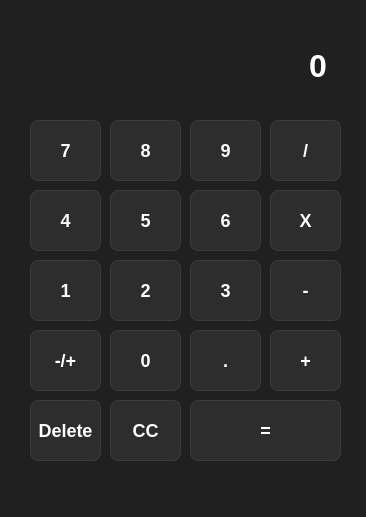
<?xml version="1.0" encoding="UTF-8"?>
<ui version="4.0">
 <class>MainWindow</class>
 <widget class="QMainWindow" name="MainWindow">
  <property name="geometry">
   <rect>
    <x>0</x>
    <y>0</y>
    <width>366</width>
    <height>517</height>
   </rect>
  </property>
  <property name="windowTitle">
   <string>MainWindow</string>
  </property>
  <property name="styleSheet">
   <string notr="true">/* Sfondo della finestra */
QWidget {
    background-color: #202020;
    color: #ffffff;
    font-family: &quot;Segoe UI&quot;, sans-serif;
}

/* Display del display/input */
QLineEdit {
    background-color: #202020;
    color: #ffffff;
    border: none;
    font-size: 32px;
    padding: 10px;
}

/* Tutti i pulsanti (Stile Base) */
QPushButton {
    background-color: #2d2d2d;
    color: #ffffff;
    border: 1px solid #3b3b3b;
    border-radius: 8px;
    font-size: 18px;
    font-weight: bold;
}

/* Effetto al passaggio del mouse (Numeri e tasti generici) */
QPushButton:hover {
    background-color: #3b3b3b;
    border-color: #4a4a4a;
}

/* Effetto al click (Numeri e tasti generici) */
QPushButton:pressed {
    background-color: #1f1f1f;
    border-color: #2d2d2d;
    color: #cccccc;
}

/* ---------------- OPERATORI (+, -, X, /) ---------------- */
QPushButton[text=&quot;/&quot;], QPushButton[text=&quot;X&quot;], 
QPushButton[text=&quot;-&quot;], QPushButton[text=&quot;+&quot;] {
    background-color: #383838;
    border-color: #454545;
}

QPushButton[text=&quot;/&quot;]:hover, QPushButton[text=&quot;X&quot;]:hover, 
QPushButton[text=&quot;-&quot;]:hover, QPushButton[text=&quot;+&quot;]:hover {
    background-color: #454545;
    border-color: #555555;
}

QPushButton[text=&quot;/&quot;]:pressed, QPushButton[text=&quot;X&quot;]:pressed, 
QPushButton[text=&quot;-&quot;]:pressed, QPushButton[text=&quot;+&quot;]:pressed {
    background-color: #2a2a2a;
    border-color: #333333;
}

/* ---------------- TASTO DELETE ---------------- */
QPushButton[text=&quot;Delete&quot;] {
    background-color: #b5311b;
    border-color: #c93b23;
}

QPushButton[text=&quot;Delete&quot;]:hover {
    background-color: #c93b23;
    border-color: #d94830;
}

QPushButton[text=&quot;Delete&quot;]:pressed {
    background-color: #8f2413;
    border-color: #781d0e;
}

/* ---------------- TASTO UGUALE (=) ---------------- */
QPushButton[text=&quot;=&quot;] {
    background-color: #0078d4;
    border-color: #1084df;
}

QPushButton[text=&quot;=&quot;]:hover {
    background-color: #106ebe;
    border-color: #267cc9;
}

QPushButton[text=&quot;=&quot;]:pressed {
    background-color: #005a9e;
    border-color: #004578;
}

/* Layout */
QWidget#centralwidget {
    padding: 12px;
}</string>
  </property>
  <widget class="QWidget" name="centralwidget">
   <widget class="QLineEdit" name="screen">
    <property name="geometry">
     <rect>
      <x>40</x>
      <y>40</y>
      <width>301</width>
      <height>51</height>
     </rect>
    </property>
    <property name="font">
     <font>
      <family>Segoe UI</family>
      <pointsize>-1</pointsize>
      <bold>true</bold>
     </font>
    </property>
    <property name="text">
     <string>0</string>
    </property>
    <property name="alignment">
     <set>Qt::AlignmentFlag::AlignRight|Qt::AlignmentFlag::AlignTrailing|Qt::AlignmentFlag::AlignVCenter</set>
    </property>
    <property name="readOnly">
     <bool>true</bool>
    </property>
   </widget>
   <widget class="QPushButton" name="button7">
    <property name="geometry">
     <rect>
      <x>30</x>
      <y>120</y>
      <width>71</width>
      <height>61</height>
     </rect>
    </property>
    <property name="font">
     <font>
      <family>Segoe UI</family>
      <pointsize>-1</pointsize>
      <bold>true</bold>
     </font>
    </property>
    <property name="text">
     <string>7</string>
    </property>
   </widget>
   <widget class="QPushButton" name="button8">
    <property name="geometry">
     <rect>
      <x>110</x>
      <y>120</y>
      <width>71</width>
      <height>61</height>
     </rect>
    </property>
    <property name="font">
     <font>
      <family>Segoe UI</family>
      <pointsize>-1</pointsize>
      <bold>true</bold>
     </font>
    </property>
    <property name="text">
     <string>8</string>
    </property>
   </widget>
   <widget class="QPushButton" name="button9">
    <property name="geometry">
     <rect>
      <x>190</x>
      <y>120</y>
      <width>71</width>
      <height>61</height>
     </rect>
    </property>
    <property name="font">
     <font>
      <family>Segoe UI</family>
      <pointsize>-1</pointsize>
      <bold>true</bold>
     </font>
    </property>
    <property name="text">
     <string>9</string>
    </property>
   </widget>
   <widget class="QPushButton" name="button5">
    <property name="geometry">
     <rect>
      <x>110</x>
      <y>190</y>
      <width>71</width>
      <height>61</height>
     </rect>
    </property>
    <property name="font">
     <font>
      <family>Segoe UI</family>
      <pointsize>-1</pointsize>
      <bold>true</bold>
     </font>
    </property>
    <property name="text">
     <string>5</string>
    </property>
   </widget>
   <widget class="QPushButton" name="button6">
    <property name="geometry">
     <rect>
      <x>190</x>
      <y>190</y>
      <width>71</width>
      <height>61</height>
     </rect>
    </property>
    <property name="font">
     <font>
      <family>Segoe UI</family>
      <pointsize>-1</pointsize>
      <bold>true</bold>
     </font>
    </property>
    <property name="text">
     <string>6</string>
    </property>
   </widget>
   <widget class="QPushButton" name="button4">
    <property name="geometry">
     <rect>
      <x>30</x>
      <y>190</y>
      <width>71</width>
      <height>61</height>
     </rect>
    </property>
    <property name="font">
     <font>
      <family>Segoe UI</family>
      <pointsize>-1</pointsize>
      <bold>true</bold>
     </font>
    </property>
    <property name="text">
     <string>4</string>
    </property>
   </widget>
   <widget class="QPushButton" name="button2">
    <property name="geometry">
     <rect>
      <x>110</x>
      <y>260</y>
      <width>71</width>
      <height>61</height>
     </rect>
    </property>
    <property name="font">
     <font>
      <family>Segoe UI</family>
      <pointsize>-1</pointsize>
      <bold>true</bold>
     </font>
    </property>
    <property name="text">
     <string>2</string>
    </property>
   </widget>
   <widget class="QPushButton" name="button3">
    <property name="geometry">
     <rect>
      <x>190</x>
      <y>260</y>
      <width>71</width>
      <height>61</height>
     </rect>
    </property>
    <property name="font">
     <font>
      <family>Segoe UI</family>
      <pointsize>-1</pointsize>
      <bold>true</bold>
     </font>
    </property>
    <property name="text">
     <string>3</string>
    </property>
   </widget>
   <widget class="QPushButton" name="button1">
    <property name="geometry">
     <rect>
      <x>30</x>
      <y>260</y>
      <width>71</width>
      <height>61</height>
     </rect>
    </property>
    <property name="font">
     <font>
      <family>Segoe UI</family>
      <pointsize>-1</pointsize>
      <bold>true</bold>
     </font>
    </property>
    <property name="text">
     <string>1</string>
    </property>
   </widget>
   <widget class="QPushButton" name="button0">
    <property name="geometry">
     <rect>
      <x>110</x>
      <y>330</y>
      <width>71</width>
      <height>61</height>
     </rect>
    </property>
    <property name="font">
     <font>
      <family>Segoe UI</family>
      <pointsize>-1</pointsize>
      <bold>true</bold>
     </font>
    </property>
    <property name="text">
     <string>0</string>
    </property>
   </widget>
   <widget class="QPushButton" name="buttonChange">
    <property name="geometry">
     <rect>
      <x>30</x>
      <y>330</y>
      <width>71</width>
      <height>61</height>
     </rect>
    </property>
    <property name="font">
     <font>
      <family>Segoe UI</family>
      <pointsize>-1</pointsize>
      <bold>true</bold>
     </font>
    </property>
    <property name="text">
     <string>-/+</string>
    </property>
   </widget>
   <widget class="QPushButton" name="buttonDot">
    <property name="geometry">
     <rect>
      <x>190</x>
      <y>330</y>
      <width>71</width>
      <height>61</height>
     </rect>
    </property>
    <property name="font">
     <font>
      <family>Segoe UI</family>
      <pointsize>-1</pointsize>
      <bold>true</bold>
     </font>
    </property>
    <property name="text">
     <string>.</string>
    </property>
   </widget>
   <widget class="QPushButton" name="buttonMultyply">
    <property name="geometry">
     <rect>
      <x>270</x>
      <y>190</y>
      <width>71</width>
      <height>61</height>
     </rect>
    </property>
    <property name="font">
     <font>
      <family>Segoe UI</family>
      <pointsize>-1</pointsize>
      <bold>true</bold>
     </font>
    </property>
    <property name="text">
     <string>X</string>
    </property>
   </widget>
   <widget class="QPushButton" name="buttonAdd">
    <property name="geometry">
     <rect>
      <x>270</x>
      <y>330</y>
      <width>71</width>
      <height>61</height>
     </rect>
    </property>
    <property name="font">
     <font>
      <family>Segoe UI</family>
      <pointsize>-1</pointsize>
      <bold>true</bold>
     </font>
    </property>
    <property name="text">
     <string>+</string>
    </property>
   </widget>
   <widget class="QPushButton" name="buttonDivide">
    <property name="geometry">
     <rect>
      <x>270</x>
      <y>120</y>
      <width>71</width>
      <height>61</height>
     </rect>
    </property>
    <property name="font">
     <font>
      <family>Segoe UI</family>
      <pointsize>-1</pointsize>
      <bold>true</bold>
     </font>
    </property>
    <property name="text">
     <string>/</string>
    </property>
   </widget>
   <widget class="QPushButton" name="buttonSubstract">
    <property name="geometry">
     <rect>
      <x>270</x>
      <y>260</y>
      <width>71</width>
      <height>61</height>
     </rect>
    </property>
    <property name="font">
     <font>
      <family>Segoe UI</family>
      <pointsize>-1</pointsize>
      <bold>true</bold>
     </font>
    </property>
    <property name="text">
     <string>-</string>
    </property>
   </widget>
   <widget class="QPushButton" name="buttonDelete">
    <property name="geometry">
     <rect>
      <x>30</x>
      <y>400</y>
      <width>71</width>
      <height>61</height>
     </rect>
    </property>
    <property name="font">
     <font>
      <family>Segoe UI</family>
      <pointsize>-1</pointsize>
      <bold>true</bold>
     </font>
    </property>
    <property name="text">
     <string>Delete</string>
    </property>
   </widget>
   <widget class="QPushButton" name="buttonEquals">
    <property name="geometry">
     <rect>
      <x>190</x>
      <y>400</y>
      <width>151</width>
      <height>61</height>
     </rect>
    </property>
    <property name="font">
     <font>
      <family>Segoe UI</family>
      <pointsize>-1</pointsize>
      <bold>true</bold>
     </font>
    </property>
    <property name="text">
     <string>=</string>
    </property>
   </widget>
   <widget class="QPushButton" name="buttonClear">
    <property name="geometry">
     <rect>
      <x>110</x>
      <y>400</y>
      <width>71</width>
      <height>61</height>
     </rect>
    </property>
    <property name="font">
     <font>
      <family>Segoe UI</family>
      <pointsize>-1</pointsize>
      <bold>true</bold>
     </font>
    </property>
    <property name="text">
     <string>CC</string>
    </property>
   </widget>
  </widget>
  <widget class="QMenuBar" name="menubar">
   <property name="geometry">
    <rect>
     <x>0</x>
     <y>0</y>
     <width>366</width>
     <height>21</height>
    </rect>
   </property>
   <property name="defaultUp">
    <bool>false</bool>
   </property>
  </widget>
  <widget class="QStatusBar" name="statusbar"/>
 </widget>
 <resources/>
 <connections/>
</ui>
